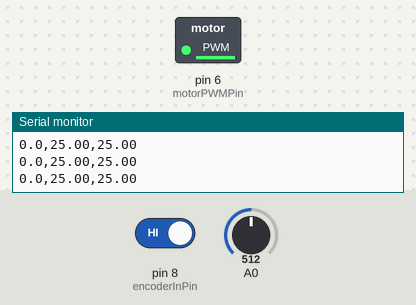
Bench run of a sketch on a simulated Arduino Uno, built with avr-gcc and run on an emulated ATmega328P. On the bench: switched loads named in the sketch (green lamp = pin HIGH), the last lines printed to the serial monitor. The inputs (shaded band) are chosen by the test bench; at power-on: A0 = 512, pin 8 (encoderInPin) HIGH.

Above: at 1.2 s.
1.3 s: A0 set to 23
2.8 s: A0 set to 18
At 4.2 s:
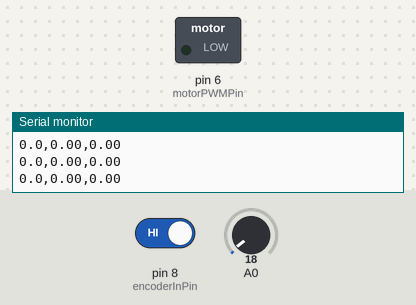
4.5 s: A0 set to 122
At 5.7 s:
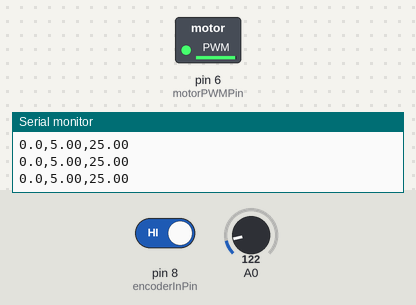
6.0 s: A0 set to 10
At 7.1 s:
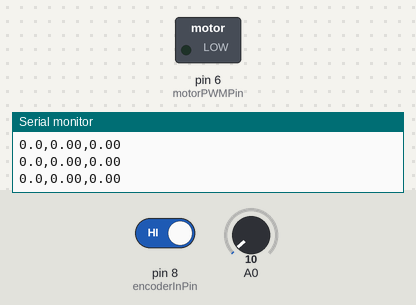
Timing chart, 0 to 8.5 s (numbered marks = the images above; inputs shaded):
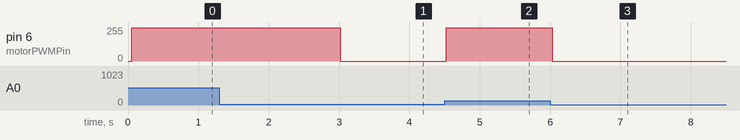

The sketch:

motor-control.ino
```cpp
/*
 * These parameters are things you can change
 */

// options for the CSV output to serial
bool include_time_in_data = false;

// define some limits for the motor
// the motor output is a PWM value between 0 and 255, this parameter sets a new upper limit in case it is spinning too fast
const int minimum_control_action = 0;
const int maximum_control_action = 250;

// How fast the motor should spin when the program starts
const int initialMotorSetpoint = 20;

// Some parameters for the controller
// Integrator windup protection - stops the accumulation of error from increasing too much
float min_accumulated_error = 0; // Minimum allowed value for the integral term
float max_accumulated_error = 500;  // Maximum allowed value for the integral term


// BANG-BANG controller
// this function runs every 50ms (operating at 20Hz)
int CalculateControlAction(int &currentCount, float &setpoint, float &error_sum) {

  // bang-bang controller
  if (currentCount < setpoint)
    return maximum_control_action;
  else
    return minimum_control_action;
}


/*
 * These variables do the work for the controller
 */

// define the pins of the Arduino that are used for different tasks
const int encoderInPin = 8;  // we read the encoder state (the output of the op amp comparator) on this pin
const int motorPWMPin = 6; // we output the desired speed of the motor (as PWM) through this pin

/*
 * You do not need to change anything below this line
 */


// define some variables that hold the current values
volatile int encoderCurrentValue = 0;
volatile unsigned int encoderCounts = 0;
volatile bool lastStateHigh = false;
volatile unsigned int latestReading = 0;

// Variables for the controller state
float input = 0, output = 0, setpoint = 0;
float accumulated_error = 0;


// Timer 1 is configured to read at 10000Hz (10kHz)
// it is important that this code does not take long to execute as
// otherwise the next timer would expire before the previous one finishes
// This function is called an Interrupt Service Routine (ISR)
ISR(TIMER1_COMPA_vect) {

  encoderCurrentValue = digitalRead(encoderInPin); // Read the encoder current state

  // the following code checks whether the encoder current state has changed
  // since the previous time we checked, and if so increment the count
  if (lastStateHigh && encoderCurrentValue == 0) {
    encoderCounts++;
    lastStateHigh = false;
  } else if (!lastStateHigh && encoderCurrentValue == 1) {
    lastStateHigh = true;
    encoderCounts++;
  }
}


void setup() {
  Serial.begin(1000000);  // open up the serial port at 115200 baud rate

  pinMode(encoderInPin, INPUT); // read from the encoder input

  // Initialise the setpoint, this is the desired speed for the motor on startup
  setpoint = initialMotorSetpoint;

  // initialise the timers, once this is executed the motor controller will begin
  setupTimer1();
  setupTimer2();
}


// Inside the loop, the program reads from the serial port, allowing you to type a new set point from the serial monitor/plotter
void loop() {

  // Use the following code if you want to read the setpoint from analog input A0
  setpoint = map(analogRead(A0), 0, 1023, 0, 50);
  delay(250);

  // use the following code if you want to read the setpoint from the serial port
  /*
  // Check if there is new serial data available
  if (Serial.available() > 0) {
    String inputString = Serial.readStringUntil('\n'); // Read the incoming data until a newline character is encountered
    int parsedInt = inputString.toInt(); // Convert the string to an integer

    // Ensure the parsed integer is within the desired range (0-50)
    if (parsedInt >= 0 && parsedInt <= 90) {
      // change the setpoint of the controller to the value received from the serial port
      setpoint = parsedInt;
    }
  }
  */
}


// timer is at 100hz (cannot be 20hz), so need to divide by 5 to get 20hz
unsigned int divide_frequency_counter = 0;

ISR(TIMER2_COMPA_vect) {

  if (divide_frequency_counter >= 5)
  {
    divide_frequency_counter = 0;

    /*
     *  This is where the control is done
     */

    int currentCount = encoderCounts;
    encoderCounts = 0;  // need to reset the count so that the count begins for the next period

    // perform this operation at 10Hz
    int control_action = CalculateControlAction(currentCount, setpoint, accumulated_error);

    // Limit the output to the PWM range (don't want it to go max speed)
    if (control_action < minimum_control_action)
      control_action = minimum_control_action;
    else if (control_action > maximum_control_action)
      control_action = maximum_control_action;

    // Write the output to the motor
    analogWrite(motorPWMPin, (int)control_action);
    float timeInSeconds = (float)micros() / (float)1e6;

    // print time if required
    if (include_time_in_data) {
      Serial.print(timeInSeconds, 4);
      Serial.print(",");
    }

    // print the current count from the encoder (in 0.05 seconds)
    Serial.print(currentCount);
    Serial.print(".0");

    // print the current set point
    Serial.print(",");
    Serial.print(setpoint);

    // print the accumulated error
    //Serial.print(",");
    //Serial.print(accumulated_error);

    // the output value is scaled so that it is roughly the same magnitude as the setpoint
    // this is for graphing and visualisation only
    Serial.print(",");
    Serial.println(control_action / 10.0);
  }

  divide_frequency_counter++;
}


// Configure Timer1 to run at 10 kHz
// the Service routine is called at this frequency
void setupTimer1() {

  cli(); // Disable global interrupts

  // Reset Timer1 control registers
  TCCR1A = 0;
  TCCR1B = 0;
  TCNT1 = 0;

  // Calculate the value for the Output Compare Register (OCR1A)
  // Formula: OCR1A = (F_CPU / (Prescaler * Desired_Frequency)) - 1
  // For 1 kHz: OCR1A = (16,000,000 / (1 * 1,000)) - 1 = 15999

  // currently testing at 10kHz instead
  OCR1A = 1562;

  // Enable Timer1 compare interrupt
  TIMSK1 |= (1 << OCIE1A);

  // Set Timer1 to CTC mode and select a prescaler of 1
  TCCR1B |= (1 << WGM12) | (1 << CS10);

  sei(); // Enable global interrupts
}


// Configure Timer2 to run at 100 Hz
// the Service routine is called at this frequency
// we want the motor control loop at 10Hz, but this is too slow for the timer
// so in the control loop we execute only 1 in every 10 iterations.
void setupTimer2() {
 noInterrupts();
  TCCR2A = 0;
  TCCR2B = 0;
  TCNT2 = 0;
  OCR2A = 156; // 16MHz / 64 (prescaler) / 1000 (desired frequency) - 1
  TCCR2A |= (1 << WGM21);
  TCCR2B |= (1 << CS22) | (1 << CS21) | (1 << CS20);
  TIMSK2 |= (1 << OCIE2A);
  interrupts();
}
```

Measured:
- the behaviour switches between 21 and 20 on A0 (found by bisection; images 0 and 1)
- after the input at 2.8 s, pin 6 (motorPWMPin): 250/255 → 0/255 after 0.21 s
- after the input at 4.5 s, pin 6 (motorPWMPin): 0/255 → 250/255 at once
- after the input at 6.0 s, pin 6 (motorPWMPin): 250/255 → 0/255 at once
